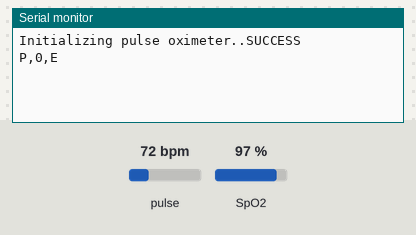
The sketch below on a simulated Arduino Uno, built with avr-gcc and run on an emulated ATmega328P. Parts: the last lines printed to the serial monitor. The test bench sets the inputs (shaded band); at power-on: SpO2 97 %, pulse 72 bpm.

Above: at 1.2 s.
1.3 s: SpO2 set to 80 %
At 2.2 s:
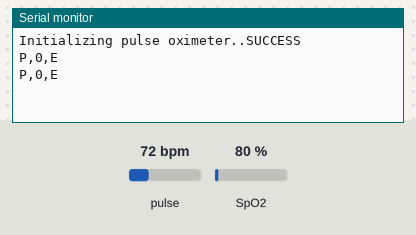
2.8 s: SpO2 set to 85 %
At 4.0 s:
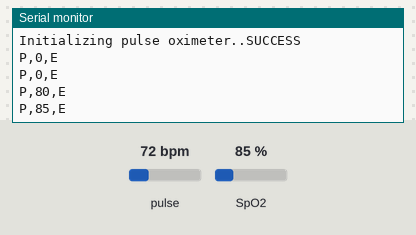
Timing chart, 0 to 5.8 s (numbered marks = the images above; inputs shaded):
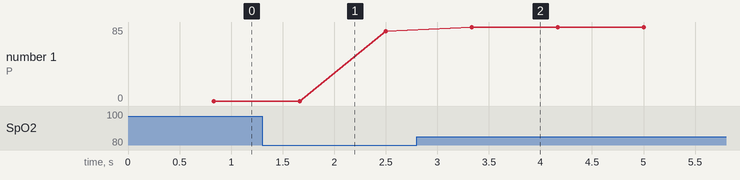

Measured:
- after the input at 2.8 s, the serial monitor: prints a new line after 0.54 s (image 2)
- plotted number 1: 0 → 80 after the input at 1.3 s, 80 → 85 after the input at 2.8 s

The sketch:

pulseOximeterTest_output_2023.ino
```cpp
#include <Wire.h>
#include "MAX30100_PulseOximeter.h"
#define REPORTING_PERIOD_MS     1000

PulseOximeter pox;

uint32_t tsLastReport = 0;


void setup(){
  Serial.begin(115200);
  Serial.print("Initializing pulse oximeter..");

  if (!pox.begin()) {
    Serial.println("FAILED");
    for(;;);
  }
  else {
      Serial.println("SUCCESS");
  }
  pox.setOnBeatDetectedCallback(onBeatDetected);
}

void loop(){
  pox.update();
  /*
  if (millis() - tsLastReport > REPORTING_PERIOD_MS) {
    Serial.print("Heart rate:");
    Serial.print(pox.getHeartRate());
    Serial.print("bpm / SpO2:");
    Serial.print(pox.getSpO2());
    Serial.println("%");

    tsLastReport = millis();
  }
  */
}

void onBeatDetected(){
  Serial.print("P,");
  Serial.print(pox.getSpO2());
  Serial.println(",E");
}
```
